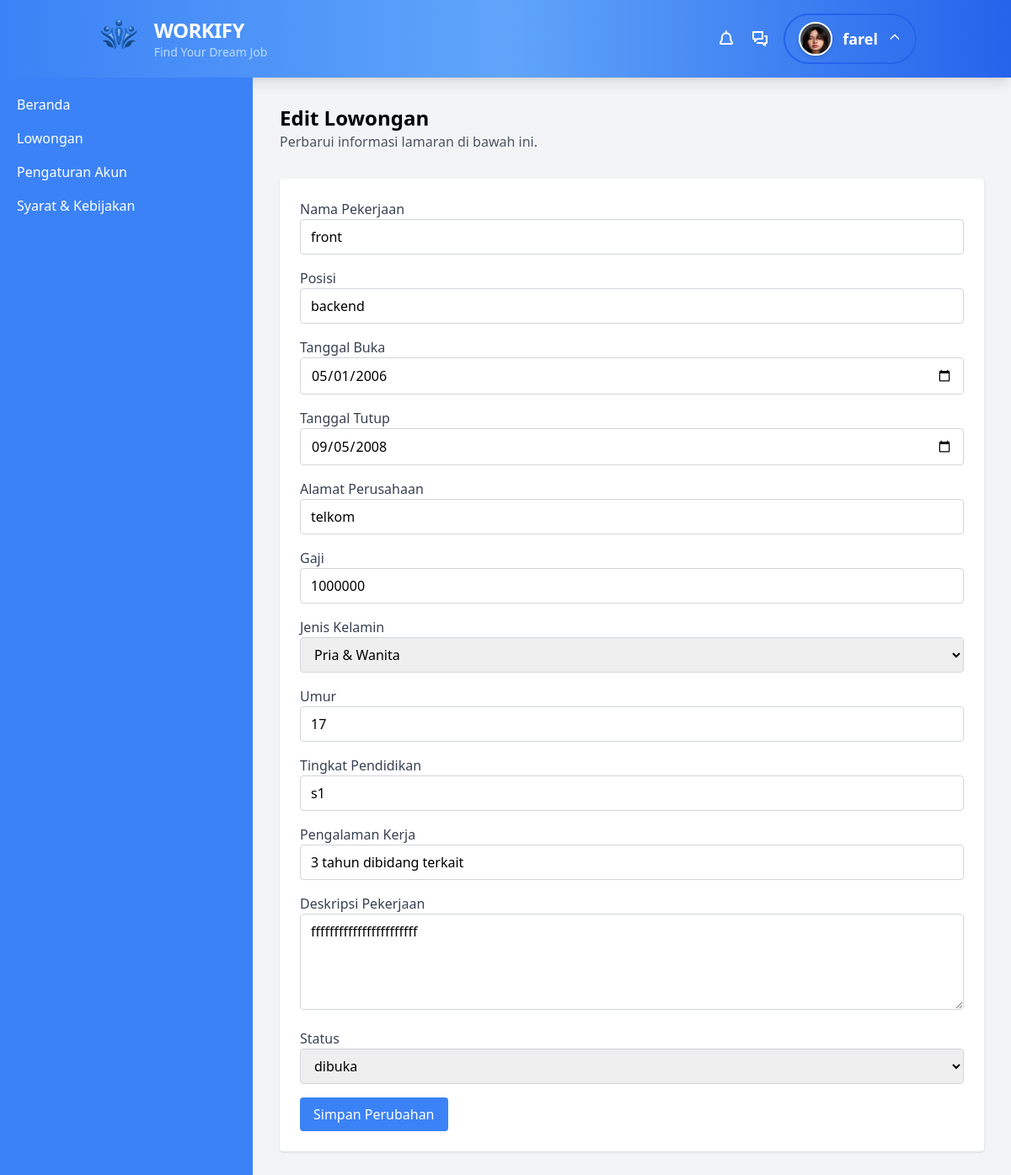
Screenshot of /perusahaan/lowongan/edit.php?idloker=6 (signed in) with the database file from the repository.
### tables this page shows
CREATE TABLE `akun` (
  `id_akun` int(10) NOT NULL,
  `username` varchar(30) NOT NULL,
  `password` varchar(40) NOT NULL,
  `nama` varchar(50) NOT NULL,
  `role` enum('perusahaan','pengguna','','') NOT NULL,
  `email` varchar(50) NOT NULL
);

CREATE TABLE `lamaran` (
  `idloker` int(6) NOT NULL,
  `idpelamar` int(6) DEFAULT NULL,
  `idperusahaan` int(6) DEFAULT NULL,
  `tglbuka` date NOT NULL,
  `tglttp` date NOT NULL,
  `almtperusahaan` varchar(50) NOT NULL,
  `gaji` decimal(10,0) NOT NULL,
  `status` enum('dibuka','ditutup','','') NOT NULL,
  `posisi` varchar(20) NOT NULL,
  `jenis_kelamin` enum('pria & wanita','pria','wanita','') NOT NULL,
  `umur` int(3) NOT NULL,
  `tingkat_pendidikan` varchar(20) NOT NULL,
  `pengalaman_kerja` varchar(40) NOT NULL,
  `deskripsi_pekerjaan` text NOT NULL,
  `nama_pekerjaan` varchar(55) NOT NULL
);

### perusahaan/lowongan/edit.php (the view, shortened to what this page needs)
<?php
include "../../inc/koneksi.php";
if (isset($_GET['idloker'])) {
    $idloker = $_GET['idloker'];
    $query = "SELECT * FROM lamaran WHERE idloker = ?";
    if ($stmt = mysqli_prepare($koneksi, $query)) {
        mysqli_stmt_bind_param($stmt, "i", $idloker);
        mysqli_stmt_execute($stmt);
        $result = mysqli_stmt_get_result($stmt);
        $lamaran = mysqli_fetch_assoc($result);
    }
}
?>
<!DOCTYPE html>
<html lang="id">
<head>
    <script src="https://cdn.tailwindcss.com"></script>
</head>
<body class="bg-gray-100">
<header class="bg-gradient-to-r from-blue-500 via-blue-400 to-blue-600 shadow-lg">
    <div class="container mx-auto flex justify-between items-center px-6 py-4">
        <div class="flex items-left space-x-4">
            <img src="../../asset/img/logo.png" alt="Workify Logo" class="h-10">
            <div>
                <h1 class="text-2xl font-extrabold text-white tracking-tight">WORKIFY</h1>
                <p class="text-sm text-blue-200">Find Your Dream Job</p>
            </div>
        </div>
        <nav class="hidden md:flex items-center space-x-6">
            <div class="flex items-center space-x-4">
                <a href="notif.html" class="hover:scale-110 transition">
                </a>
                <a href="chat.html" class="hover:scale-110 transition">
                    <svg class="w-6 h-6 text-white" fill="none" viewBox="0 0 24 24" xmlns="http://www.w3.org/2000/svg">
                        <path stroke="currentColor" stroke-width="2" stroke-linecap="round" stroke-linejoin="round"
                            d="M9 17h6l3 3v-3h2V9h-2M4 4h11v8H9l-3 3v-3H4V4Z" />
                    </svg>
                </a>
                <div class="relative">
                    <button id="profile-toggle" class="flex items-center space-x-3 focus:outline-none px-4 py-2 rounded-full border-2 border-blue-600">
                        <div class="w-10 h-10 rounded-full bg-gradient-to-r from-blue-400 to-blue-600 flex items-center justify-center shadow-md">
                            <img src="../../asset/img/lisa.jpg" alt="Profile" class="w-10 h-10 rounded-full border-2 border-white">
                        </div>
                        <?php
                            $id_akun = $_SESSION['id_akun'];
                            include '../../inc/koneksi.php';
                            $sql = mysqli_query($koneksi, "SELECT nama FROM akun WHERE id_akun = '$id_akun'");
                            $data = mysqli_fetch_array($sql);
                            ?>
                            <span class="text-lg font-semibold text-white flex items-center space-x-1">
                                <span><?php echo htmlspecialchars($data['nama']); ?></span>
                            </span>
                            <svg id="dropdown-icon" class="w-4 h-4 text-white transform transition-transform duration-300" xmlns="http://www.w3.org/2000/svg" fill="none" viewBox="0 0 24 24" stroke="currentColor">
                                <path stroke-linecap="round" stroke-linejoin="round" stroke-width="2" d="M5 12l7-7 7 7" />
                            </svg>
                    </button>
                </div>
        </nav>
</header>
    <div class="flex h-screen">
        <aside class="w-1/4 bg-blue-500 text-white p-5">
            <nav>
                <ul class="space-y-4">
                    <li><a href="dashboard.php" class="block hover:text-gray-200">Beranda</a></li>
                    <li><a href="lowongan_tabel.php" class="block hover:text-gray-200">Lowongan</a></li>
                    <li><a href="#" class="block hover:text-gray-200">Pengaturan Akun</a></li>
                    <li><a href="#" class="block hover:text-gray-200">Syarat & Kebijakan</a></li>
                </ul>
            </nav>
        </aside>
        <main class="w-3/4 p-8">
            <header class="mb-8">
                <h3 class="text-2xl font-semibold">Edit Lowongan</h3>
                <p class="text-gray-600">Perbarui informasi lamaran di bawah ini.</p>
            </header>
            <form action="edit.php?idloker=<?php echo $idloker; ?>" method="POST" class="bg-white shadow rounded p-6 space-y-4">
                <div>
                    <label class="block font-medium text-gray-700">Nama Pekerjaan</label>
                    <input type="text" name="nama_pekerjaan" value="<?php echo htmlspecialchars($lamaran['nama_pekerjaan']); ?>" class="w-full border border-gray-300 rounded px-3 py-2">
                </div>
                <div>
                    <label class="block font-medium text-gray-700">Posisi</label>
                    <input type="text" name="posisi" value="<?php echo htmlspecialchars($lamaran['posisi']); ?>" class="w-full border border-gray-300 rounded px-3 py-2">
                </div>
                <div>
                    <label class="block font-medium text-gray-700">Tanggal Buka</label>
                    <input type="date" name="tglbuka" value="<?php echo htmlspecialchars($lamaran['tglbuka']); ?>" class="w-full border border-gray-300 rounded px-3 py-2">
                </div>
                <div>
                    <label class="block font-medium text-gray-700">Tanggal Tutup</label>
                    <input type="date" name="tglttp" value="<?php echo htmlspecialchars($lamaran['tglttp']); ?>" class="w-full border border-gray-300 rounded px-3 py-2">
                </div>
                <div>
                    <label class="block font-medium text-gray-700">Alamat Perusahaan</label>
                    <input type="text" name="almtperusahaan" value="<?php echo htmlspecialchars($lamaran['almtperusahaan']); ?>" class="w-full border border-gray-300 rounded px-3 py-2">
                </div>
                <div>
                    <label class="block font-medium text-gray-700">Gaji</label>
                    <input type="number" name="gaji" value="<?php echo htmlspecialchars($lamaran['gaji']); ?>" class="w-full border border-gray-300 rounded px-3 py-2">
                </div>
                <div>
                    <label class="block font-medium text-gray-700">Jenis Kelamin</label>
                    <select name="jenis_kelamin" class="w-full border border-gray-300 rounded px-3 py-2">
                        <option value="Pria & Wanita" <?php echo ($lamaran['jenis_kelamin'] == 'Pria & Wanita') ? 'selected' : ''; ?>>Pria & Wanita</option>
                    </select>
                </div>
                <div>
                    <label class="block font-medium text-gray-700">Umur</label>
                    <input type="text" name="umur" value="<?php echo htmlspecialchars($lamaran['umur']); ?>" class="w-full border border-gray-300 rounded px-3 py-2">
                </div>
                <div>
                    <label class="block font-medium text-gray-700">Tingkat Pendidikan</label>
                    <input type="text" name="tingkat_pendidikan" value="<?php echo htmlspecialchars($lamaran['tingkat_pendidikan']); ?>" class="w-full border border-gray-300 rounded px-3 py-2">
                </div>
                <div>
                    <label class="block font-medium text-gray-700">Pengalaman Kerja</label>
                    <input type="text" name="pengalaman_kerja" value="<?php echo htmlspecialchars($lamaran['pengalaman_kerja']); ?>" class="w-full border border-gray-300 rounded px-3 py-2">
                </div>
                <div>
                    <label class="block font-medium text-gray-700">Deskripsi Pekerjaan</label>
                    <textarea name="deskripsi_pekerjaan" class="w-full border border-gray-300 rounded px-3 py-2" rows="4"><?php echo htmlspecialchars($lamaran['deskripsi_pekerjaan']); ?></textarea>
                </div>
                <div>
                    <label class="block font-medium text-gray-700">Status</label>
                    <select name="status" class="w-full border border-gray-300 rounded px-3 py-2">
                        <option value="dibuka" <?php echo ($lamaran['status'] == 'dibuka') ? 'selected' : ''; ?>>dibuka</option>
                    </select>
                </div>
                <button type="submit" class="bg-blue-500 text-white px-4 py-2 rounded hover:bg-blue-600">Simpan Perubahan</button>
            </form>
        </main>
    </div>
</body>
</html>

### rows the page displays
akun: nama "farel"
lamaran: nama_pekerjaan "front", posisi "backend", tglbuka "05/01/2006", tglttp "09/05/2008", almtperusahaan "telkom", gaji "1000000", umur "17", tingkat_pendidikan "s1", pengalaman_kerja "3 tahun dibidang terkait", deskripsi_pekerjaan "fffffffffffffffffffffff", status "dibuka"
